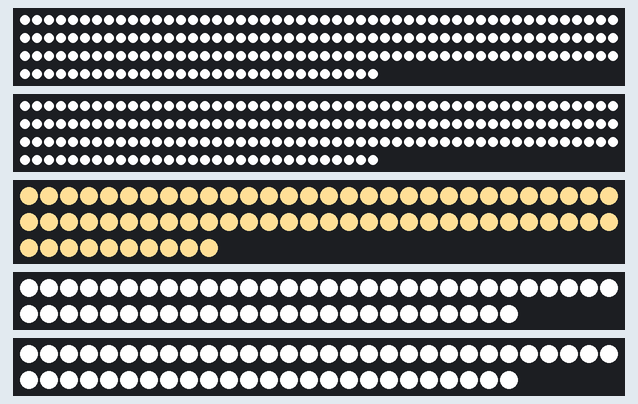
A sketch run on a simulated Arduino Uno, built with avr-gcc and run on an emulated ATmega328P. On the bench: 2 × 180 RGB LEDs in strip order, left to right, continuing on the next row, 70 RGB LEDs in strip order, left to right, continuing on the next row, 2 × 55 RGB LEDs in strip order, left to right, continuing on the next row.

Above: at 0.1 s.

The sketch:

JackNoForms.ino
```cpp
#include <FastLED.h>

#define NUM_LEDS_STRIP1 180
#define NUM_LEDS_STRIP2 180
#define NUM_LEDS_STRIP3 70
#define NUM_LEDS_STRIP4 55
#define NUM_LEDS_STRIP5 55

#define PIN_STRIP1 2
#define PIN_STRIP2 3
#define PIN_STRIP3 4
#define PIN_STRIP4 5
#define PIN_STRIP5 6

#define LED_TYPE WS2811
#define COLOR_ORDER GRB

CRGB leds_strip1[NUM_LEDS_STRIP1];
CRGB leds_strip2[NUM_LEDS_STRIP2];
CRGB leds_strip3[NUM_LEDS_STRIP3];
CRGB leds_strip4[NUM_LEDS_STRIP4];
CRGB leds_strip5[NUM_LEDS_STRIP5];

void setup() {
  // Initialize each strip on its designated pin
  FastLED.addLeds<LED_TYPE, PIN_STRIP1, COLOR_ORDER>(leds_strip1, NUM_LEDS_STRIP1);
  FastLED.addLeds<LED_TYPE, PIN_STRIP2, COLOR_ORDER>(leds_strip2, NUM_LEDS_STRIP2);
  FastLED.addLeds<LED_TYPE, PIN_STRIP3, COLOR_ORDER>(leds_strip3, NUM_LEDS_STRIP3);
  FastLED.addLeds<LED_TYPE, PIN_STRIP4, COLOR_ORDER>(leds_strip4, NUM_LEDS_STRIP4);
  FastLED.addLeds<LED_TYPE, PIN_STRIP5, COLOR_ORDER>(leds_strip5, NUM_LEDS_STRIP5);

  // Set static colors for each strip:
  // Strip 1: White
  fill_solid(leds_strip1, NUM_LEDS_STRIP1, CRGB(255, 255, 255));
  // Strip 2: White
  fill_solid(leds_strip2, NUM_LEDS_STRIP2, CRGB(255, 255, 255));
  // Strip 3: Warm White (slightly yellowish)
  fill_solid(leds_strip3, NUM_LEDS_STRIP3, CRGB(255, 223, 150));
  // Strip 4: White
  fill_solid(leds_strip4, NUM_LEDS_STRIP4, CRGB(255, 255, 255));
  // Strip 5: White
  fill_solid(leds_strip5, NUM_LEDS_STRIP5, CRGB(255, 255, 255));

  FastLED.show();
}

void loop() {
  // No dynamic effects; the strips remain static.
}
```
